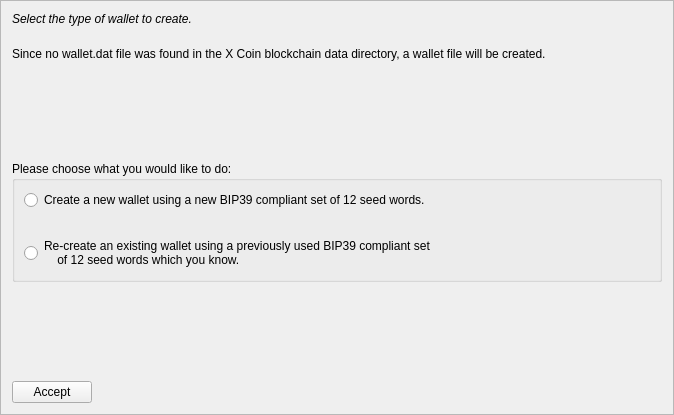
<?xml version="1.0" encoding="UTF-8"?>
<ui version="4.0">
 <class>MnemonicDialog1</class>
 <widget class="QFrame" name="MnemonicDialog1">
  <property name="geometry">
   <rect>
    <x>0</x>
    <y>0</y>
    <width>674</width>
    <height>415</height>
   </rect>
  </property>
  <property name="windowTitle">
   <string>HD Wallet Setup</string>
  </property>
  <property name="frameShape">
   <enum>QFrame::StyledPanel</enum>
  </property>
  <property name="frameShadow">
   <enum>QFrame::Raised</enum>
  </property>
  <layout class="QVBoxLayout" name="verticalLayout">
   <item>
    <widget class="QLabel" name="walletLabel">
     <property name="styleSheet">
      <string notr="true">QLabel { font-style:italic; }</string>
     </property>
     <property name="text">
      <string>Select the type of wallet to create.</string>
     </property>
     <property name="wordWrap">
      <bool>true</bool>
     </property>
    </widget>
   </item>
   <item>
    <spacer name="verticalSpacer_4">
     <property name="orientation">
      <enum>Qt::Vertical</enum>
     </property>
     <property name="sizeType">
      <enum>QSizePolicy::Minimum</enum>
     </property>
     <property name="sizeHint" stdset="0">
      <size>
       <width>20</width>
       <height>15</height>
      </size>
     </property>
    </spacer>
   </item>
   <item>
    <widget class="QLabel" name="wallettypeLabel">
     <property name="text">
      <string>Since no wallet.dat file was found in the X Coin blockchain data directory, a wallet file will be created.</string>
     </property>
     <property name="wordWrap">
      <bool>true</bool>
     </property>
    </widget>
   </item>
   <item>
    <spacer name="verticalSpacer">
     <property name="orientation">
      <enum>Qt::Vertical</enum>
     </property>
     <property name="sizeHint" stdset="0">
      <size>
       <width>20</width>
       <height>40</height>
      </size>
     </property>
    </spacer>
   </item>
   <item>
    <widget class="QGroupBox" name="groupBox">
     <property name="title">
      <string>Please choose what you would like to do:</string>
     </property>
     <layout class="QVBoxLayout" name="verticalLayout_2">
      <item>
       <widget class="QRadioButton" name="walletNewRadio">
        <property name="text">
         <string>Create a new wallet using a new BIP39 compliant set of 12 seed words.</string>
        </property>
       </widget>
      </item>
      <item>
       <spacer name="verticalSpacer_3">
        <property name="orientation">
         <enum>Qt::Vertical</enum>
        </property>
        <property name="sizeHint" stdset="0">
         <size>
          <width>20</width>
          <height>20</height>
         </size>
        </property>
       </spacer>
      </item>
      <item>
       <widget class="QRadioButton" name="walletOldRadio">
        <property name="text">
         <string>Re-create an existing wallet using a previously used BIP39 compliant set 
    of 12 seed words which you know.</string>
        </property>
       </widget>
      </item>
     </layout>
    </widget>
   </item>
   <item>
    <spacer name="verticalSpacer_2">
     <property name="orientation">
      <enum>Qt::Vertical</enum>
     </property>
     <property name="sizeHint" stdset="0">
      <size>
       <width>20</width>
       <height>40</height>
      </size>
     </property>
    </spacer>
   </item>
   <item>
    <layout class="QHBoxLayout" name="horizontalLayout">
     <item>
      <widget class="QPushButton" name="acceptButton">
       <property name="text">
        <string>Accept</string>
       </property>
       <property name="autoDefault">
        <bool>false</bool>
       </property>
      </widget>
     </item>
     <item>
      <spacer name="horizontalSpacer">
       <property name="orientation">
        <enum>Qt::Horizontal</enum>
       </property>
       <property name="sizeHint" stdset="0">
        <size>
         <width>40</width>
         <height>20</height>
        </size>
       </property>
      </spacer>
     </item>
    </layout>
   </item>
  </layout>
 </widget>
 <resources/>
 <connections/>
</ui>
